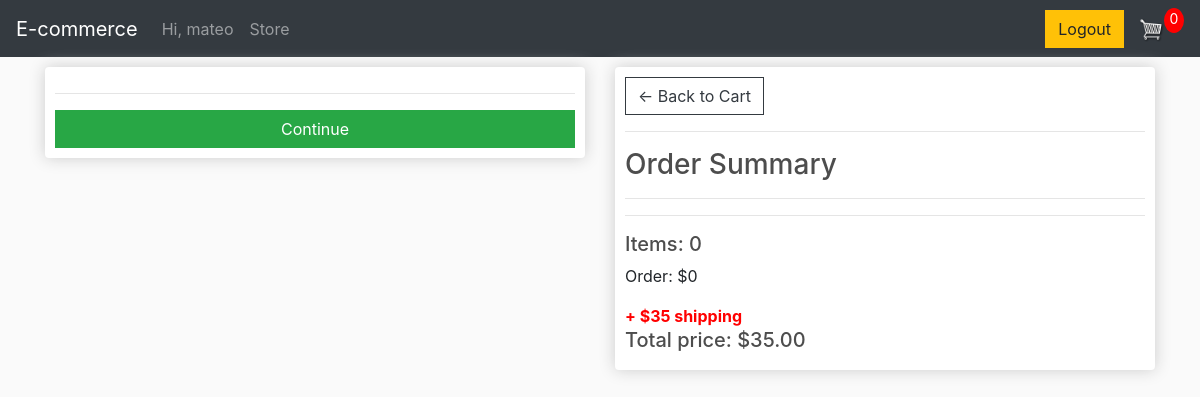
The app's page /checkout (signed in), older data.
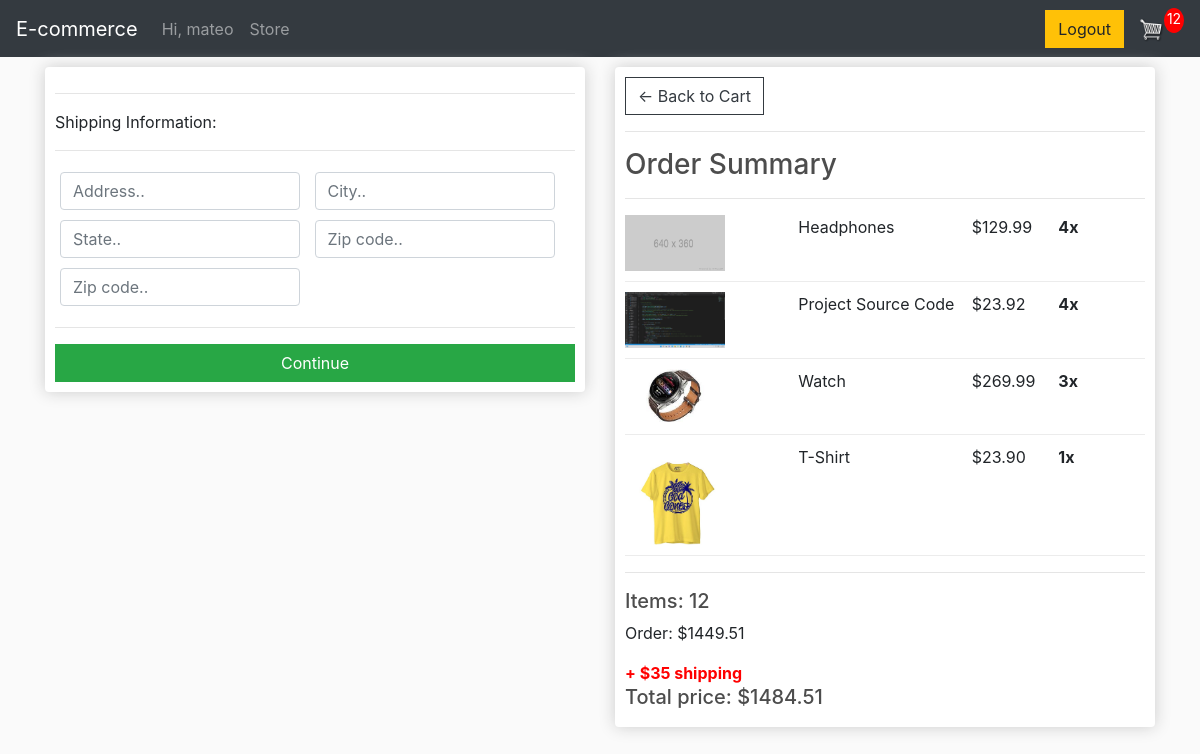
The same page, newer data.
### store/models.py (models this page shows, shortened)
class OrderItem(models.Model):
    product = models.ForeignKey(Product,on_delete = models.CASCADE, blank = True)
    order = models.ForeignKey(Order,on_delete = models.CASCADE, blank = True)
    quantity = models.IntegerField(default = 0,null = True, blank = True)
    date_added = models.DateTimeField(auto_now_add = True)

class Product (models.Model):
    name = models.CharField(max_length = 100,blank = False)
    price = models.FloatField(blank = False)
    digital = models.BooleanField(default = False)
    image = models.ImageField(upload_to = "images/",blank = True)

### store/views.py (the view, shortened to what this page needs)
# urls.py: path("checkout",checkout, name = "checkout"),
def checkout (request):
    if request.user.is_authenticated:
       customer = request.user.customer
       order,created = Order.objects.get_or_create(customer = customer,complete = False)
       cartItems = order.get_total_items
       items = order.orderitem_set.all()
       shipping = order.shipping
       full_total_price = 0
       total_price_per_item = [item.product.price*item.quantity for item in items]
       for x in total_price_per_item:
            full_total_price += x
       context = {"items":items,"full_total_price":full_total_price,"cartItems":cartItems,"shipping":shipping,"order":order}
    if full_total_price <= 1500:
        full_total_price +=35
    context = {"items":items,"full_total_price":full_total_price,"cartItems":cartItems,"shipping":shipping}
    return render (request,"store/checkout.html",context)

### store/models.py (called while the page is built)
    @property
    def get_total_items(self):
        orderitems = self.orderitem_set.all()
        total = sum([item.quantity for item in orderitems])
        return total

    @property
    def shipping(self):
        shipping = False
        orderitems = self.orderitem_set.all()
        for items in orderitems:
            if items.product.digital == False:
                shipping = True
        return shipping

### store/templates/store/checkout.html (shortened to what this page needs)
{% extends 'store/main.html' %}
{% load static %}
{% block content %}
     <div class="row">
		<div class="col-lg-6">
			<div class="box-element" id="form-wrapper">
				<form id="form">
					{% if shipping %}
					<div id="shipping-info">
						<hr>
						<p>Shipping Information:</p>
						<hr>
						<div class="form-field">
							<input class="form-control" type="text" name="address" placeholder="Address..">
						</div>
						<div class="form-field">
							<input class="form-control" type="text" name="city" placeholder="City..">
						</div>
						<div class="form-field">
							<input class="form-control" type="text" name="state" placeholder="State..">
						</div>
						<div class="form-field">
							<input class="form-control" type="text" name="zipcode" placeholder="Zip code..">
						</div>
						<div class="form-field">
							<input class="form-control" type="text" name="country" placeholder="Zip code..">
						</div>
					</div>
					{% endif %}
					<hr>
					<input id="form-button" class="btn btn-success btn-block" type="submit" value="Continue">
				</form>
			</div>
			<br>
		</div>
		<div class="col-lg-6">
			<div class="box-element">
				<a  class="btn btn-outline-dark" href="{% url 'cart' %}">&#x2190; Back to Cart</a>
				<hr>
				<h3>Order Summary {{order.get_total_items}}</h3>
				<hr>
				    {% for item in items %}
				<div class="cart-row">
                    {% if item.product.image %}
                    <div style="flex:2"><img class="row-image" src="{{item.product.image.url}}"></div>
                    {% else %}
                    <div style="flex:2"><img class="row-image" src="{% static 'img/placeholder.png' %}"></div>
					{% endif %}
                    <div style="flex:2"><p>{{item.product.name}}</p></div>
					<div style="flex:1"><p>${{item.product.price|floatformat:2}}</p></div>
					<div style="flex:1">
						<p class="quantity">{{item.quantity}}x</p>
					</div>
				</div>
                {% endfor %}
                <hr>
                <h5>Items: {{cartItems}}</h5>
			    {% if full_total_price > 1500 %}
				<p id = "only-order-price"></p>
				<b id = "shipping-price" value = "Free shipping">Free shipping</b>
                <h5>Total price: ${{full_total_price|floatformat:2}}</h5>
                {% else %}
				<p id = "only-order-price"></p>
				<b id = "shipping-price" value = "35">+ $35 shipping</b>
				<h5>Total price: ${{full_total_price|floatformat:2}}</h5>
			    {% endif %}
			</div>
		</div>
	</div>
{% endblock content %}

### store/templates/store/main.html (shortened to what this page needs)
<!DOCTYPE html>
{% load static %}
<html lang="en">
  <head>
    <link rel="stylesheet" href="https://cdn.jsdelivr.net/npm/bootstrap@4.0.0/dist/css/bootstrap.min.css">
    <link rel = "stylesheet" href = "{% static 'css/main.css' %}">
  </head>
  <body>
    <nav class="navbar navbar-expand-lg navbar-dark bg-dark">
        <center><a class="navbar-brand" href="{% url 'store' %}">E-commerce</a></center>
        <div class="collapse navbar-collapse" id="navbarSupportedContent">
          <ul class="navbar-nav mr-auto">
            {% if user.is_authenticated %}
            <li class="nav-item">
              <a class="nav-link" href="">Hi, {{request.user}}</a>
            </li>
            {% endif %}
            <li class="nav-item">
              <a class="nav-link" href="{% url 'store' %}">Store</a>
            </li>
          </ul>
          <div class="form-inline my-2 my-lg-0">
            <div class = "row">
            {% if user.is_authenticated %}
            <div class = "col-12">
              <a href = "{% url 'logout' %}" class ="btn btn-warning">Logout</a>
            </div>
            {% endif %}
            </div>
           <a href = "{% url 'cart' %}">
              <img id = "cart-icon" src = "{% static 'img/cart.jpg' %}">
           </a>
           <p id = "cart-total">{{cartItems}}</p>
        </div>
        </div>
      </nav>
    <div class = "container">
      {% block content%}
      {% endblock %}
    </div>
  </body>
</html>

Row changes from the older to the newer data that the page shows:
added OrderItem: product.name "Headphones", product.price "129.99", quantity "4"
added OrderItem: product.image (picture), product.name "Project Source Code", product.price "23.92", quantity "4"
added OrderItem: product.image (picture), product.name "Watch", product.price "269.99", quantity "3"
added OrderItem: product.image (picture), product.name "T-Shirt", product.price "23.90", quantity "1"
Text that changed along with them:
{{ cartItems }}: "0" → "12"
text written by a page script: "Order: $0" → "Order: $1449.51"
{{ full_total_price|floatformat:2 }}: "35.00" → "1484.51"
text now shown: "Shipping Information:"
